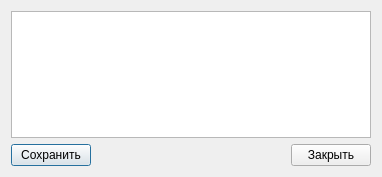
<?xml version="1.0" encoding="UTF-8"?>
<ui version="4.0">
 <class>MiniNotebook</class>
 <widget class="QDialog" name="MiniNotebook">
  <property name="geometry">
   <rect>
    <x>0</x>
    <y>0</y>
    <width>382</width>
    <height>177</height>
   </rect>
  </property>
  <property name="minimumSize">
   <size>
    <width>382</width>
    <height>177</height>
   </size>
  </property>
  <property name="maximumSize">
   <size>
    <width>382</width>
    <height>177</height>
   </size>
  </property>
  <property name="windowTitle">
   <string>Мини блокнот</string>
  </property>
  <property name="windowIcon">
   <iconset>
    <normaloff>img/sZOInfo.png</normaloff>img/sZOInfo.png</iconset>
  </property>
  <layout class="QVBoxLayout" name="verticalLayout">
   <item>
    <widget class="QTextEdit" name="textEdit"/>
   </item>
   <item>
    <layout class="QHBoxLayout" name="horizontalLayout">
     <item>
      <widget class="QPushButton" name="ButtonSave">
       <property name="text">
        <string>Сохранить</string>
       </property>
      </widget>
     </item>
     <item>
      <spacer name="horizontalSpacer">
       <property name="orientation">
        <enum>Qt::Horizontal</enum>
       </property>
       <property name="sizeHint" stdset="0">
        <size>
         <width>40</width>
         <height>20</height>
        </size>
       </property>
      </spacer>
     </item>
     <item>
      <widget class="QPushButton" name="ButtonClose">
       <property name="text">
        <string>Закрыть</string>
       </property>
      </widget>
     </item>
    </layout>
   </item>
  </layout>
 </widget>
 <resources/>
 <connections/>
</ui>
